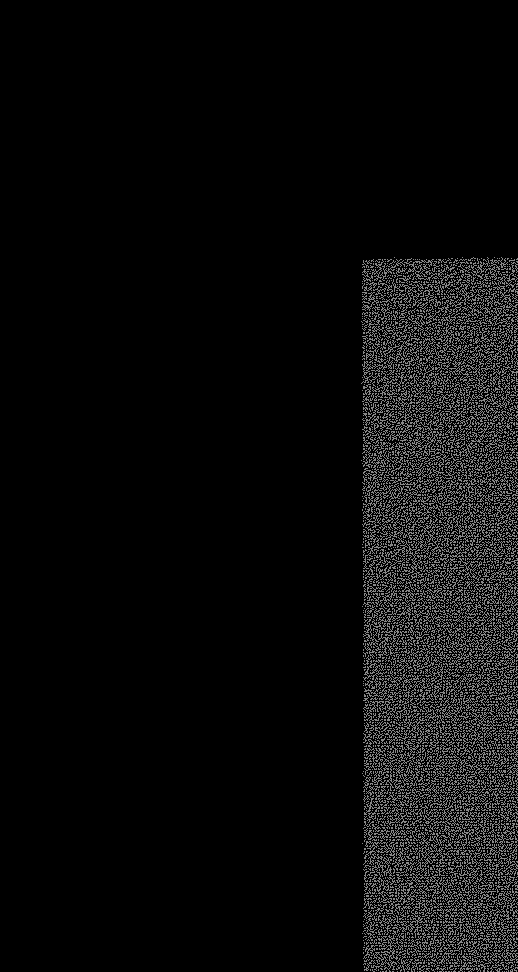
#> input picture cacula/image/window_0_0.png, 518 x 972 px; its folder holds only this picture in this run
$ python generate_point.py
#> lines starting #> are read from the running program, lines starting #| are printed output that depends on the picture
import cv2
import numpy as np

# # 该款相机是先将点云与rgb图对齐到相同的分辨率情况  点云在转换到rgb坐标系下  应用点云生成深度图
# 现在要从与rgb对齐的depth图恢复到点云上，  需要先使用rgb相机的内参进行相机坐标系下的转换  在使用外参矩阵进行点云恢复

# 全局变量
last_click = None
click_count = 0

# x 是鼠标点击处的列索引（宽度方向），y 是行索引（高度方向）
def mouse_callback(event, x, y, flags, param):
    if event == cv2.EVENT_LBUTTONDOWN:  # 检测到鼠标左键点击
        global last_click
        x = int(x)
        y = int(y)
        z = depth[y,x]*0.05                   # mm单位
        if z == 0:  # 如果深度值为0，则忽略此次点击
            return
        print(z)
        # 转换到相机坐标系下
        coox = (x-cx) * z / fx          # 换算到mm
        print(coox)
        cooy = (y-cy) * z / fy
        print(cooy)
        pixel_value = np.array([coox, cooy, z])
        point1 = np.linalg.inv(R_rgb) @ (pixel_value - T_rgb)
        print("该点的坐标是1：", point1)

        # 绘制一个红色的圆点
        cv2.circle(image, (x, y), 3, (0, 0, 255), -1)

        # 在旁边显示坐标
        # text = f"({x}, {y})"
        # cv2.putText(image, text, (x + 10, y), cv2.FONT_HERSHEY_SIMPLEX, 0.5, (0, 0, 255), 1)
         # 计算坐标差值
        # 更新点击次数
        global click_count
        # [16 lines of commented-out code are left out]


if __name__ == "__main__":
    # 相机内参
    fx = 2.172816e+03
    cx = 1.343087e+03
    fy = 2.172372e+03
    cy = 1.047689e+03
    # 相机外参
    R_rgb = np.array([(9.980746e-01, -4.239562e-03, 6.188033e-02), (4.186324e-03, 9.999908e-01, 9.899716e-04), (-6.188395e-02, -7.290143e-04, 9.980831e-01)])
    T_rgb = np.array([-1.162578e+02, 1.719343e-01, -8.648727e+00])
    # 加载图片
    image_path = input("输入图片路径：")
#> the answer given: ../cacula/image/window_0_0.png
    image = cv2.imread(image_path)
#> image is the input picture: shape (972, 518, 3); min 0, max 145, mean 11.8


    depth_image = image_path.replace(".bmp", ".png")
    depth_image = depth_image.replace("rgb", "depth")
    depth = cv2.imread(depth_image, cv2.IMREAD_UNCHANGED)
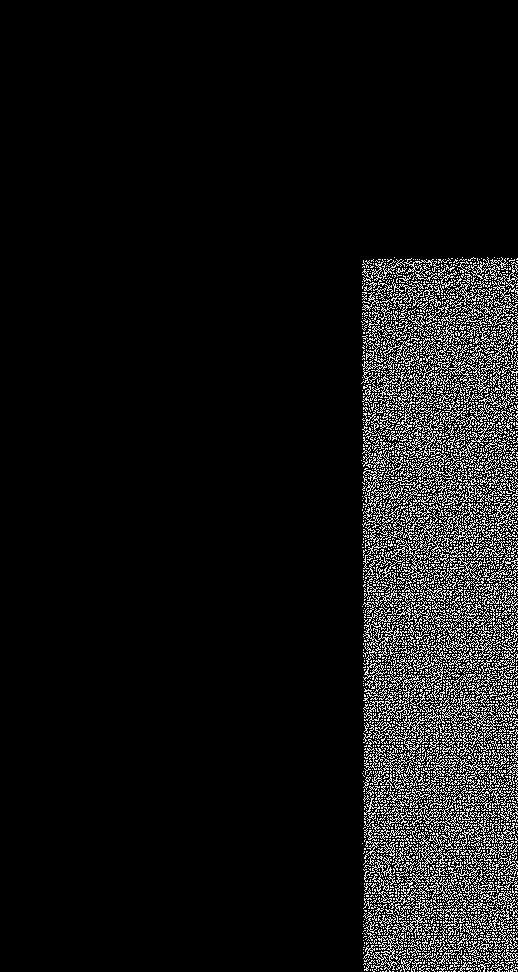
#> depth: shape (972, 518) uint16; min 0, max 37181, mean 3026; drawn with min black and max white

    # 创建窗口
    cv2.namedWindow('Image')
    # cv2.namedWindow('depth Image')
    cv2.resizeWindow('Image', 1296, 972)
    # cv2.resizeWindow('depth Image', 1296, 972)

    # 将鼠标回调函数绑定到窗口
    cv2.setMouseCallback('Image', mouse_callback)

    # 显示图片
    while True:
        cv2.imshow('Image', image)
        # cv2.imshow('depth Image', depth)

        # 按 'q' 键退出循环
        if cv2.waitKey(20) & 0xFF == ord('q'):
#> (key q is pressed here)
            break

    # 关闭所有窗口
    cv2.destroyAllWindows()

$ run again, on cacula/image/window_0_4.png
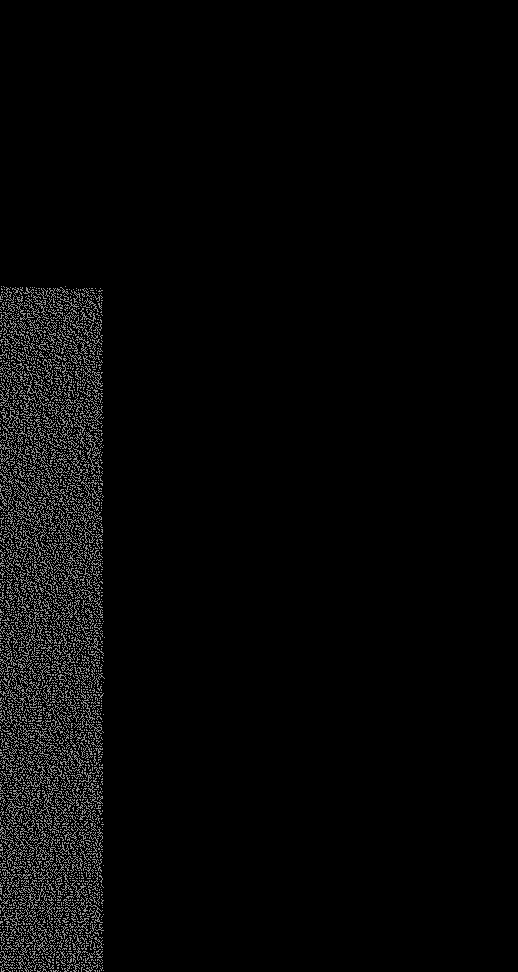
#> input picture cacula/image/window_0_4.png, 518 x 972 px
#> image is the input picture: shape (972, 518, 3); min 0, max 156, mean 6.9
#> `depth = cv2.imread(depth_image, cv2.IMREAD_UNCHANGED)`:
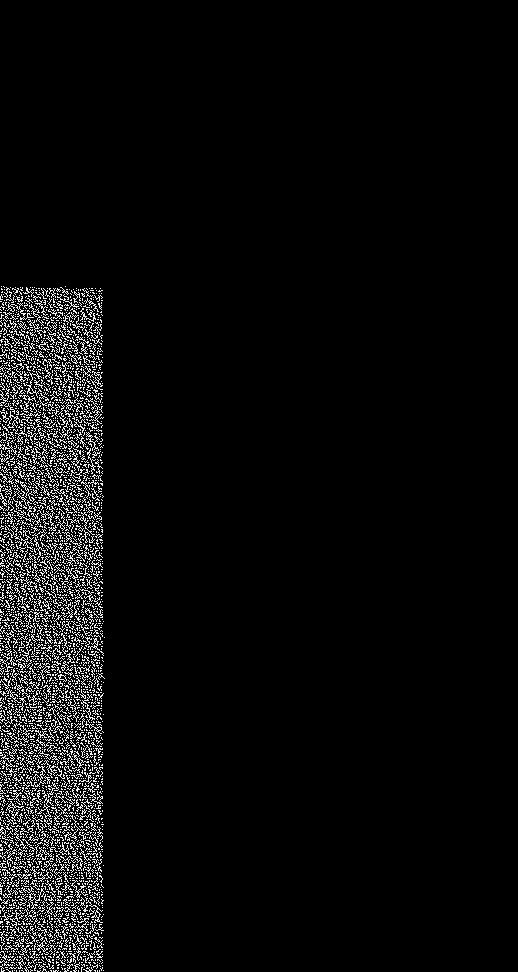
#> depth: shape (972, 518) uint16; min 0, max 39939, mean 1769.4; drawn with min black and max white

$ run again, on cacula/image/window_1_1.png
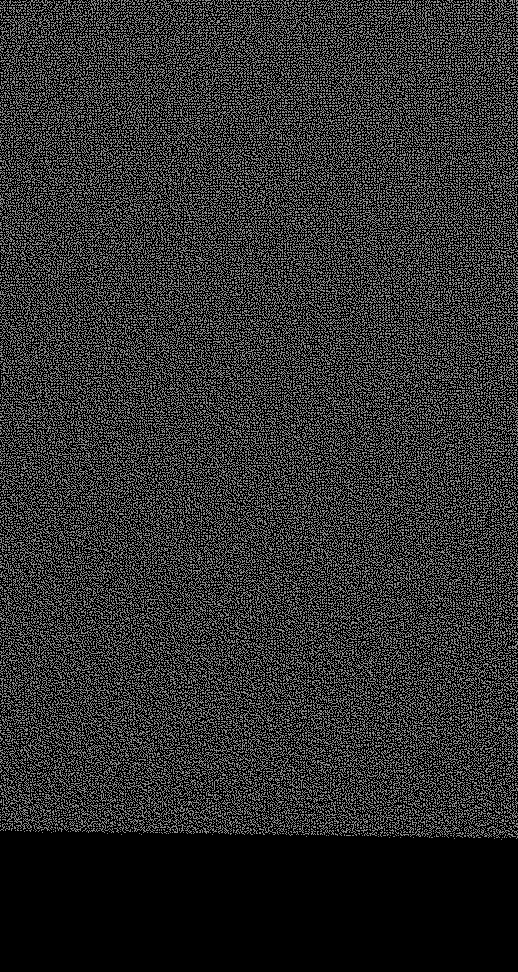
#> input picture cacula/image/window_1_1.png, 518 x 972 px
#> image is the input picture: shape (972, 518, 3); min 0, max 147, mean 46.7
#> `depth = cv2.imread(depth_image, cv2.IMREAD_UNCHANGED)`:
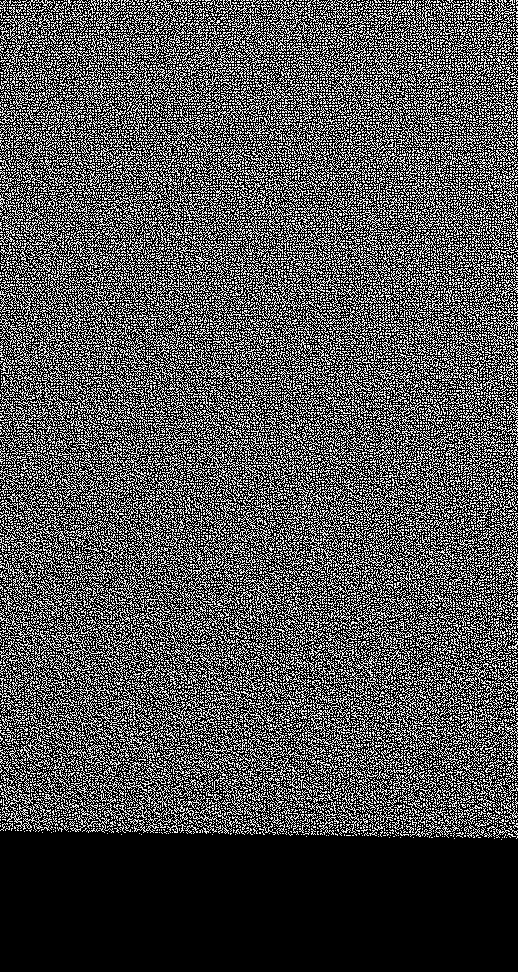
#> depth: shape (972, 518) uint16; min 0, max 37790, mean 12010.6; drawn with min black and max white

$ run again, on cacula/image/window_0_1.png
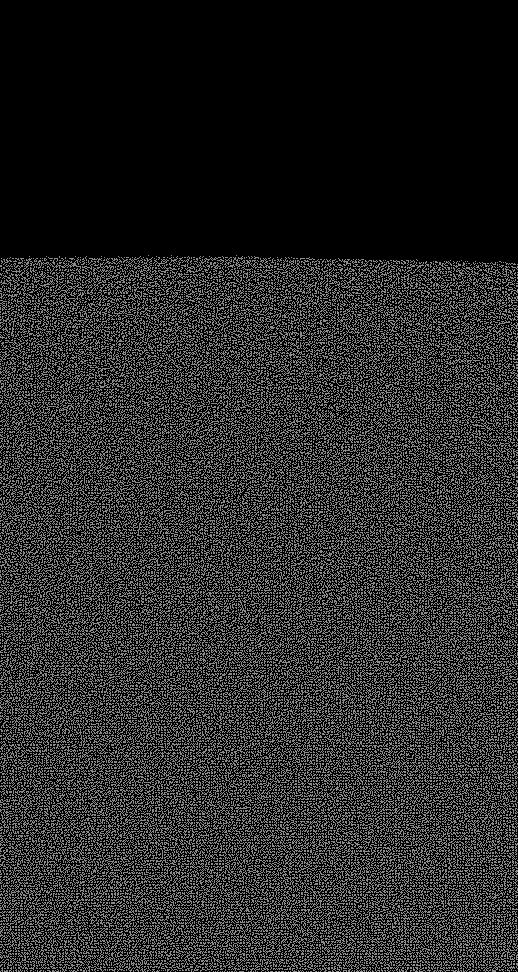
#> input picture cacula/image/window_0_1.png, 518 x 972 px
#> image is the input picture: shape (972, 518, 3); min 0, max 149, mean 40
#> `depth = cv2.imread(depth_image, cv2.IMREAD_UNCHANGED)`:
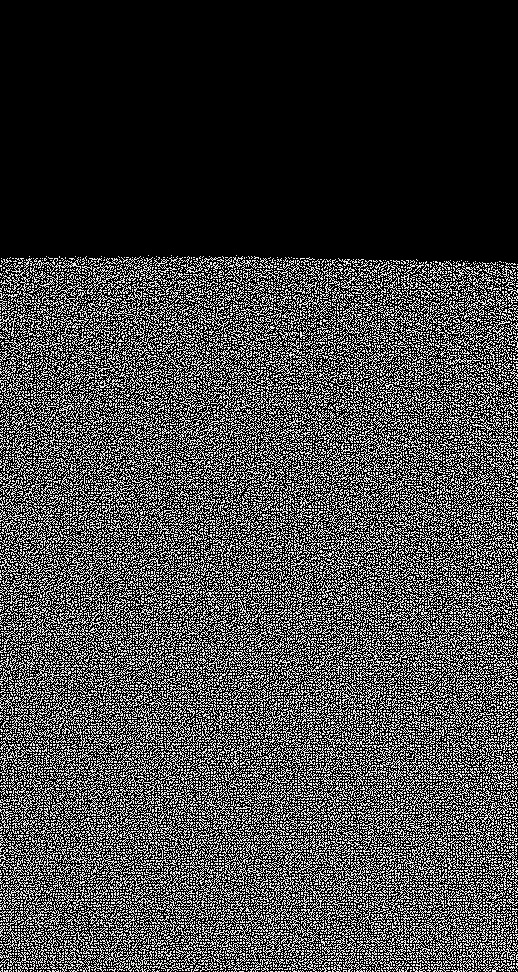
#> depth: shape (972, 518) uint16; min 0, max 38329, mean 10284.3; drawn with min black and max white
